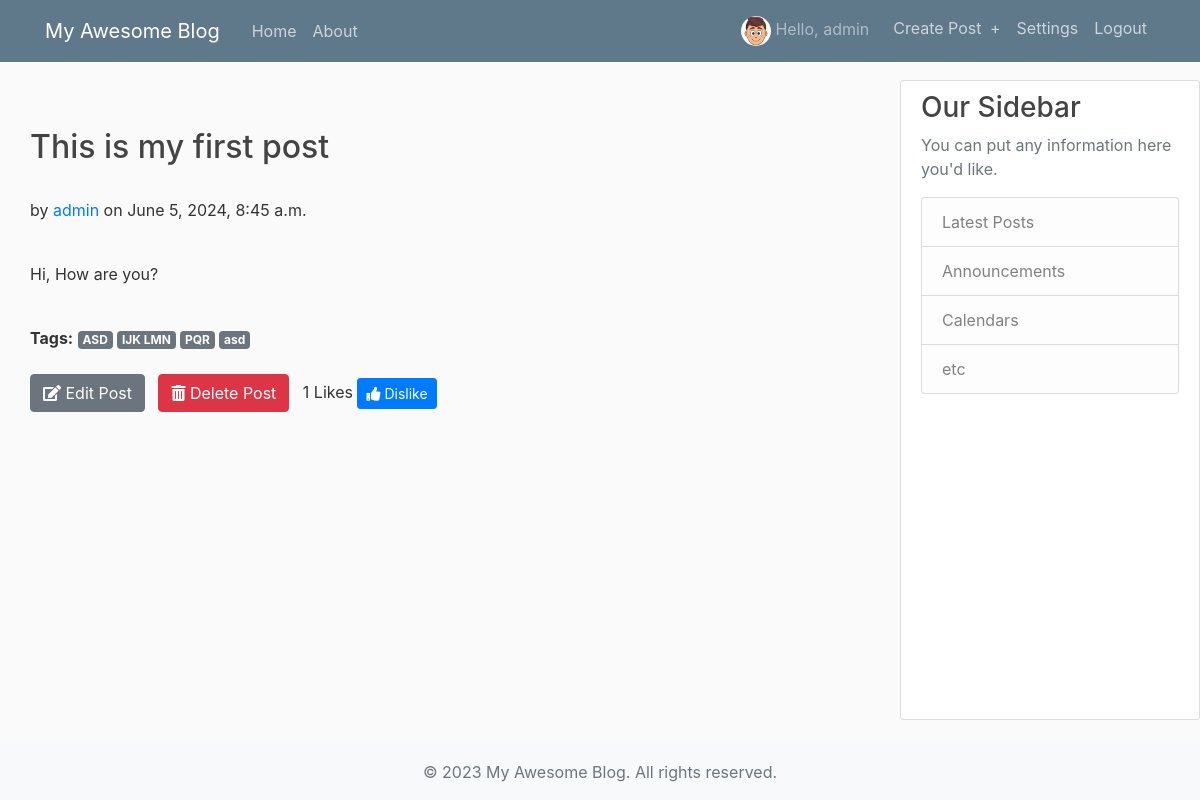
Page /post/2/ (signed in) on the committed database.
### blog/models.py (models this page shows, shortened)
class Profile(models.Model):
    user = models.OneToOneField(User, on_delete=models.CASCADE)
    phone = models.CharField(max_length=15, blank=True)
    address = models.CharField(max_length=255, blank=True)
    profile_picture = models.ImageField(upload_to='profile_pics', blank=True)

class Post(models.Model):
    title = models.CharField(max_length=100)
    tags = models.ManyToManyField(Tag, related_name='posts', blank=True)
    content = models.TextField()
    date_posted = models.DateTimeField(default=timezone.now)
    author = models.ForeignKey(User, on_delete=models.CASCADE)
    liked_by = models.ManyToManyField(User, related_name='liked_posts', blank=True)

class Tag(models.Model):
    name = models.CharField(max_length=30, unique=True)

### blog/views.py (the view)
# urls.py: path('post/<int:post_id>/', views.post_detail, name='post-detail'),
def post_detail(request, post_id):
    post = get_object_or_404(Post, id=post_id)
    post.author_display = (
        f"{post.author.first_name} {post.author.last_name}"
        if post.author.first_name and post.author.last_name
        else post.author.username
    )
    context = {'post': post}
    return render(request, 'blog/post_detail.html', context)

### blog/templates/blog/post_detail.html (shortened to what this page needs)
{% extends "blog/base.html" %}
{% block content %}
<div class="post-detail-container">
    <h2>{{ post.title }}</h2>
    <br>
    <p>by <a href="{% url 'user-posts' post.author.id %}">{{ post.author.get_full_name|default:post.author }}</a> on {{ post.date_posted }}</p>
    <br>
    <div class="post-content">
        {{ post.content|linebreaks }}
    </div>
    <br>
    <div class="post-tags">
        <strong>Tags:</strong>
        {% for tag in post.tags.all %}
            <a href="{% url 'tagged-posts' tag.name|urlencode %}" class="badge badge-secondary" style="color: white;">
                {{ tag.name }}
            </a>
        {% endfor %}
      </div>
    <br>
    <div class="post-actions">
        {% if user == post.author %}
            <a href="{% url 'edit-post' post.id %}" class="btn btn-secondary edit-button">
                <i class="fas fa-edit"></i> Edit Post
            </a>
            <a href="{% url 'delete-post' post.id %}" class="btn btn-danger delete-button">
                <i class="fas fa-trash-alt"></i> Delete Post
            </a>
        {% endif %}
        <div class="like-section" style="display: inline-block;">
            <span id="like-count-{{ post.id }}">{{ post.liked_by.count }} Likes</span>
            {% if user.is_authenticated %}
                <button class="btn btn-primary btn-sm like-button" data-post-id="{{ post.id }}">
                    <i class="fas fa-thumbs-up"></i>
                    {% if user in post.liked_by.all %}
                        Dislike
                    {% else %}
                        Like
                    {% endif %}
                </button>
            {% else %}
                <button class="btn btn-primary btn-sm" disabled>
                    <i class="fas fa-thumbs-up"></i> Like
                </button>
            {% endif %}
        </div>
    </div>
</div>
{% endblock content %}

### blog/templates/blog/base.html (shortened to what this page needs)
{% load static %}
<!DOCTYPE html>
<html>
<head>
    <link rel="stylesheet" href="https://cdnjs.cloudflare.com/ajax/libs/font-awesome/5.15.4/css/all.min.css">
    <link rel="stylesheet" href="https://maxcdn.bootstrapcdn.com/bootstrap/4.0.0/css/bootstrap.min.css">
    <link rel="stylesheet" type="text/css" href="{% static 'blog/main.css' %}">
</head>
<body>
    <header class="site-header">
      <nav class="navbar navbar-expand-md navbar-dark bg-steel fixed-top">
        <div class="container">
          <a class="navbar-brand mr-4" href="{% url 'blog-home' %}">My Awesome Blog</a>
            <div class="collapse navbar-collapse" id="navbarToggle">
              <div class="navbar-nav mr-auto">
                <a class="nav-item nav-link" href="{% url 'blog-home' %}">Home</a>
                <a class="nav-item nav-link" href="{% url 'blog-about' %}">About</a>
              </div>
              <div class="navbar-nav">
                {% if user.is_authenticated %}
                  <span class="navbar-text mr-3">
                    {% if user.profile.profile_picture %}
                      <img src="{{ user.profile.profile_picture.url }}" alt="Profile Picture" class="rounded-circle" width="30" height="30">
                    {% endif %}
                    Hello,
                    {% if user.first_name and user.last_name %}
                      {{ user.first_name }} {{ user.last_name }}
                    {% else %}
                      {{ user.username }}
                    {% endif %}
                  </span>
                  <a class="nav-item nav-link" href="{% url 'publish-post' %}">Create Post <span class="ml-1">+</span></a>
                  <a class="nav-item nav-link" href="{% url 'settings' %}">Settings</a>
                  <a class="nav-item nav-link" href="{% url 'logout' %}">Logout</a>
                {% else %}
                  <a class="nav-item nav-link" href="{% url 'login' %}">Login</a>
                  <a class="nav-item nav-link" href="{% url 'signup' %}">Register</a>
                {% endif %}
              </div>
            </div>
          </div>
        </nav>
      </header>
      <div class="container-fluid mt-5 pt-5">
        <div class="row">
          <div class="col-md-8">
            <main role="main" class="container post-container">
              {% block content %}{% endblock %}
            </main>
          </div>
          <div class="col-md-4">
            <div class="content-section fixed-sidebar">
              <h3>Our Sidebar</h3>
              <p class='text-muted'>You can put any information here you'd like.</p>
              <ul class="list-group">
                <li class="list-group-item list-group-item-light">Latest Posts</li>
                <li class="list-group-item list-group-item-light">Announcements</li>
                <li class="list-group-item list-group-item-light">Calendars</li>
                <li class="list-group-item list-group-item-light">etc</li>
              </ul>
            </div>
          </div>
        </div>
      </div>
      <footer class="footer mt-auto py-3 bg-light text-center">
        <div class="container">
          <span class="text-muted">&copy; 2023 My Awesome Blog. All rights reserved.</span>
        </div>
      </footer>
      </body>
  </html>

### blog/static/blog/main.css (style rules this page uses)
body { background: #fafafa; color: #333333; margin-top: 5rem; overflow: hidden; }
h1, h2, h3, h4, h5, h6 { color: #444444; }
ul { margin: 0; }
.bg-steel { background-color: #5f788a; }
.site-header .navbar-nav .nav-link { color: #cbd5db; }
.content-section { background: #ffffff; padding: 10px 20px; border: 1px solid #dddddd; border-radius: 3px; margin-bottom: 20px; }
.container.post-container { height: calc(100vh - 10rem); overflow-y: scroll; padding-right: 15px; box-sizing: content-box; -ms-overflow-style: none; scrollbar-width: none; }
.fixed-sidebar { position: fixed; top: 5rem; right: 0; width: 25%; height: calc(100vh - 10rem); overflow-y: scroll; -ms-overflow-style: none; scrollbar-width: none; }
.footer { position: fixed; bottom: 0; width: 100%; }
button { padding: 0.7em; color: #fff; background-color: #007BFF; border: none; border-radius: 3px; cursor: pointer; }
p { color: #333; margin-bottom: 1em; }

### rows in the picture
Post: title "This is my first post", author.get_full_name "admin", date_posted "June 5, 2024, 8:45 a.m.", content "Hi, How are you?", liked_by.count "1"
Tag: name "ASD"
Tag: name "IJK LMN"
Tag: name "PQR"
Tag: name "asd"

### other values in the picture
{{ user.username }} "admin"
